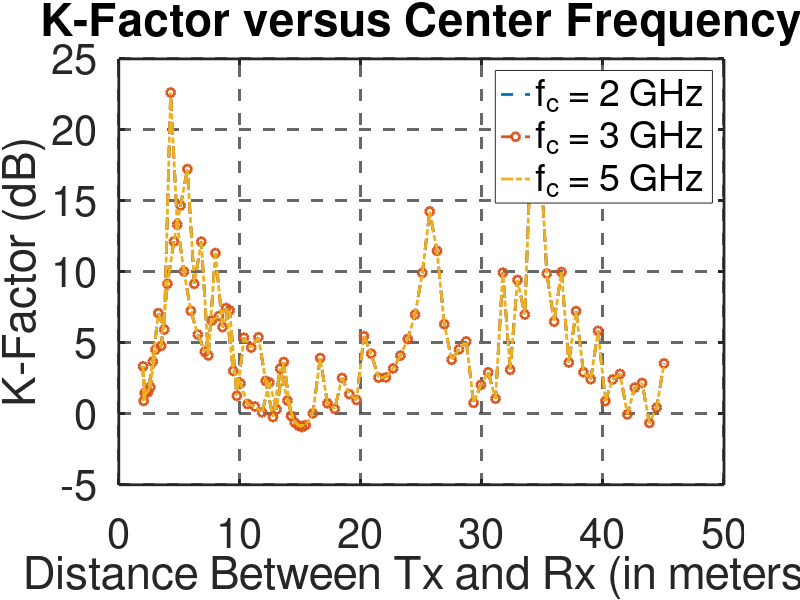

Reproduce this figure in MATLAB. (Note: this script raises an error after producing the figure.)
clear all;
close all;
clc;
%% Creating a doppler profile for high speed raiway scenario..
Ds = 30;%Initial Distance between tx and rx times 2..
Dmin = 2;% Distance between raiway tracks and leaky feeder cables...
Kf = [];
fc = 3e9;%center frequency..
c = 3e8;
v = 138.9;%300;
t = linspace(0,(2*Ds)/v(1),100);
fd = (v*fc)/3e8;%maximum doppler frequency...
costheta = zeros(size(t));%angle between BS and MS
d1 = [];
for i=1:length(t)
    d1(i) = sqrt(2^2+(Ds/2-v(1)*t(i))^2);%distance between tx and rx..
    if t(i) >=0 && t(i)<= (Ds/v)
        costheta(i) = ((Ds/2)-v*t(i))./sqrt(Dmin^2+(Ds/2-v*t(i))^2);
    
    elseif t(i) > (Ds/v) && t(i)<=(2*Ds)/v
        costheta(i) = (-1.5*Ds+v*t(i))./sqrt(Dmin^2+(-1.5*Ds+v*t(i))^2);
    end  
end
fs  = fd*costheta;
thetadeg = acosd(costheta);
%% 
fc_wds = fc-fs;
lambda = c./fc_wds;
Cin = 5-((0.1*1.8e10)./fc_wds)*1j;
C = Cin;
gammanum = C.*sind(thetadeg)-sqrt(Cin-(cosd(thetadeg)).^2);
gammaden = C.*sind(thetadeg)+sqrt(Cin-(cosd(thetadeg)).^2);
gamma = gammanum./gammaden;
%%
ht = 6.1;%height of feeder cable
hr = 4.2;%height of the train
var1 = sqrt(d1.^2+(ht+hr)^2);
var2 = sqrt(d1.^2+(ht-hr)^2);
phase = ((((2*pi)./lambda).*(var1-var2))*180)/pi;
gammad = atan2d(imag(gamma),real(gamma));
phasegamma = abs(cosd(gammad-phase));
K = abs(gamma).^2+2*abs(gamma).*phasegamma;
Kf(1,:) = 10*log10(1./K);

%% Part II
fc = 3e9;%center frequency..
c = 3e8;
v = 138.9;
t = linspace(0,(2*Ds)/v(1),100);
fd = (v(1)*fc)/3e8;%maximum doppler frequency...
costheta = zeros(size(t));%angle between BS and MS
d2 = [];
for i=1:length(t)
    d2(i) = sqrt(2^2+(Ds/2-v(1)*t(i))^2);%distance between tx and rx..
    if t(i) >=0 && t(i)<= (Ds/v(1))
        costheta(i) = ((Ds/2)-v(1)*t(i))./sqrt(Dmin^2+(Ds/2-v(1)*t(i))^2);
    elseif t(i) > (Ds/v) && t(i)<=(2*Ds)/v
        costheta(i) = (-1.5*Ds+v*t(i))./sqrt(Dmin^2+(-1.5*Ds+v*t(i))^2);
    end  
end
fs  = fd*costheta;
thetadeg = acosd(costheta);
%% Verical Polarization...
fc_wds = fc-fs;
lambda = c./fc_wds;
Cin = 5-((0.1*1.8e10)./fc_wds)*1j;
C = Cin;
gammanum = C.*sind(thetadeg)-sqrt(Cin-(cosd(thetadeg)).^2);
gammaden = C.*sind(thetadeg)+sqrt(Cin-(cosd(thetadeg)).^2);
gamma = gammanum./gammaden;
%%
ht = 6.1;%height of feeder cable
hr = 4.2;%height of the train
var1 = sqrt(d2.^2+(ht+hr)^2);
var2 = sqrt(d2.^2+(ht-hr)^2);
phase = ((((2*pi)./lambda).*(var1-var2))*180)/pi;
gammad = atan2d(imag(gamma),real(gamma));
phasegamma = abs(cosd(gammad-phase));
K = abs(gamma).^2+2*abs(gamma).*phasegamma;
Kf(2,:) = 10*log10(1./K);
%% Part III
fc = 3e9;%center frequency..
c = 3e8;
v = 138.9;
t = linspace(0,(2*Ds)/v(1),100);
fd = (v(1)*fc)/3e8;%maximum doppler frequency...
costheta = zeros(size(t));%angle between BS and MS
d3 = [];
for i=1:length(t)
    d3(i) = sqrt(2^2+(Ds/2-v(1)*t(i))^2);%distance between tx and rx..
    if t(i) >=0 && t(i)<= (Ds/v(1))
        costheta(i) = ((Ds/2)-v(1)*t(i))./sqrt(Dmin^2+(Ds/2-v(1)*t(i))^2);
    elseif t(i) > (Ds/v) && t(i)<=(2*Ds)/v
        costheta(i) = (-1.5*Ds+v*t(i))./sqrt(Dmin^2+(-1.5*Ds+v*t(i))^2);
    end  
end
fs  = fd*costheta;
thetadeg = acosd(costheta);
%% Verical Polarization...
fc_wds = fc-fs;
lambda = c./fc_wds;
Cin = 5-((0.1*1.8e10)./fc_wds)*1j;
C = Cin;
gammanum = C.*sind(thetadeg)-sqrt(Cin-(cosd(thetadeg)).^2);
gammaden = C.*sind(thetadeg)+sqrt(Cin-(cosd(thetadeg)).^2);
gamma = gammanum./gammaden;
%%
ht = 6.1;%height of feeder cable
hr = 4.2;%height of the train
var1 = sqrt(d3.^2+(ht+hr)^2);
var2 = sqrt(d3.^2+(ht-hr)^2);
phase = ((((2*pi)./lambda).*(var1-var2))*180)/pi;
gammad = atan2d(imag(gamma),real(gamma));
phasegamma = abs(cosd(gammad-phase));
K = abs(gamma).^2+2*abs(gamma).*phasegamma;
Kf(3,:) = 10*log10(1./K);
%% Figure for K-factor with veloctiy
figure(1);
plot(d1,Kf(1,:),'--','LineWidth',2);
hold on;
plot(d2,Kf(2,:),'--o','LineWidth',2);
plot(d3,Kf(3,:),'-.','LineWidth',2);
xlabel('Distance Between Tx and Rx (in meters)');
ylabel('K-Factor (dB)');
title('K-Factor versus Center Frequency');
grid on;
hold off;
set(gca,'fontsize',30,'box','on','LineWidth',2,'GridLineStyle','--','GridAlpha',0.7);
lgd = legend('f_c = 2 GHz','f_c = 3 GHz',...
    'f_c = 5 GHz');
lgd.FontSize=20;
axis([2 45.0444 -2 24])
